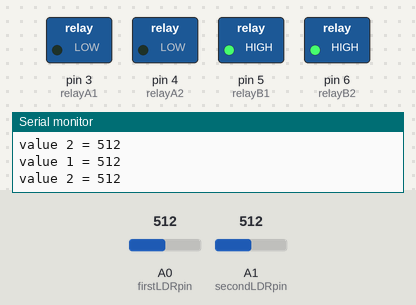
Bench run of a sketch on a simulated Arduino Uno, built with avr-gcc and run on an emulated ATmega328P. On the bench: switched loads named in the sketch (green lamp = pin HIGH), the last lines printed to the serial monitor. The inputs (shaded band) are chosen by the test bench; at power-on: A0 (firstLDRpin) = 512, A1 (secondLDRpin) = 512.

Above: at 5.2 s.
5.3 s: A0 (firstLDRpin) set to 716
At 7.0 s:
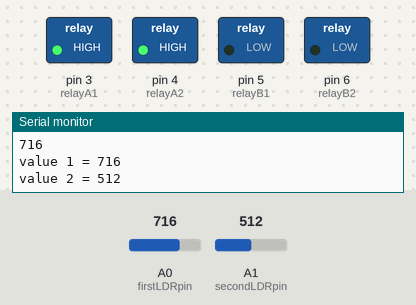
7.5 s: A0 (firstLDRpin) set to 511
At 11.4 s:
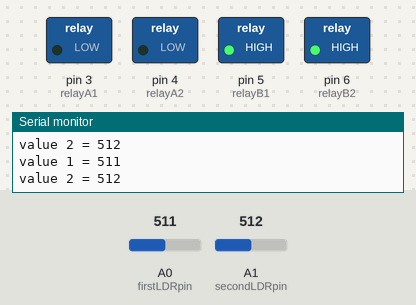
Timing chart, 0 to 12.9 s (numbered marks = the images above; inputs shaded):
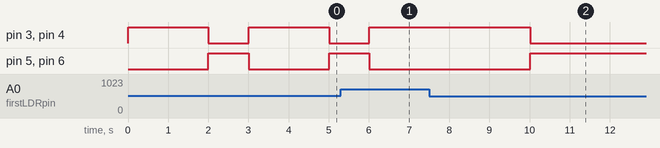

Measured:
- after the input at 7.5 s, pin 3 (relayA1), pin 4 (relayA2): HIGH → LOW after 2.5 s; pin 5 (relayB1), pin 6 (relayB2): LOW → HIGH after 2.5 s
- by itself, pin 3 (relayA1), pin 4 (relayA2): alternates HIGH for 2.0 s and LOW for 1.0 s

The sketch:

ldr_program.ino
```cpp
//#include <Servo.h>
//Servo myservo;
#define firstLDRpin A0
#define secondLDRpin A1

#define relayA1 3
#define relayA2 4

#define relayB1 5
#define relayB2 6

int value1 = 0;
int value2 = 0;
int pos = 90;
float newpos = pos;
void setup() {
  // put your setup code here, to run once:
Serial.begin(9600);
pinMode (relayA1, OUTPUT);
pinMode (relayA2, OUTPUT);
pinMode (relayB1, OUTPUT);
pinMode (relayB2, OUTPUT);

digitalWrite (relayA1, LOW);
digitalWrite (relayA2, LOW);
digitalWrite (relayB1, LOW);
digitalWrite (relayB2, LOW);

//myservo.attach(9);
//
//myservo.write (pos);
}

void loop() {
  // put your main code here, to run repeatedly:
value1 = analogRead(firstLDRpin);
Serial.println(value1);
value2 = analogRead(secondLDRpin);
//Serial.println("First ldr value = "+ value1);
//Serial.println("Second ldr value = "+ value2);
//
//delay (1000);

do
{
  value1 = analogRead(firstLDRpin);
  value2 = analogRead(secondLDRpin);
//   myservo.write(newpos);
//    newpos = newpos + 1;
    digitalWrite (relayA1, HIGH);
    digitalWrite (relayA2, HIGH);

    digitalWrite (relayB1, LOW);
    digitalWrite (relayB2, LOW);


    Serial.print("value 1 = ");
    Serial.println(value1);

    Serial.print("value 2 = ");
    Serial.println(value2);
     Serial.println();
    delay (1000);

//    delay (15);
}
    while ((value1>value2));

delay (1000);

do
{
  value1 = analogRead(firstLDRpin);
value2 = analogRead(secondLDRpin);
//   myservo.write(newpos);
//    newpos = newpos - 1;
    //delay (15);

    digitalWrite (relayA1, LOW);
    digitalWrite (relayA2, LOW);

    digitalWrite (relayB1, HIGH);
    digitalWrite (relayB2, HIGH);

    Serial.print("value 1 = ");
    Serial.println(value1);

    Serial.print("value 2 = ");
    Serial.println(value2);
     Serial.println();
    delay (1000);


}
while ((value1<value2));
Serial.print("value 1 = ");
    Serial.println(value1);

    Serial.print("value 2 = ");
    Serial.println(value2);
    Serial.println();


//digitalWrite (relayA1, LOW);
//digitalWrite (relayA2, LOW);
//digitalWrite (relayB1, LOW);
//digitalWrite (relayB2, LOW);
}
```
